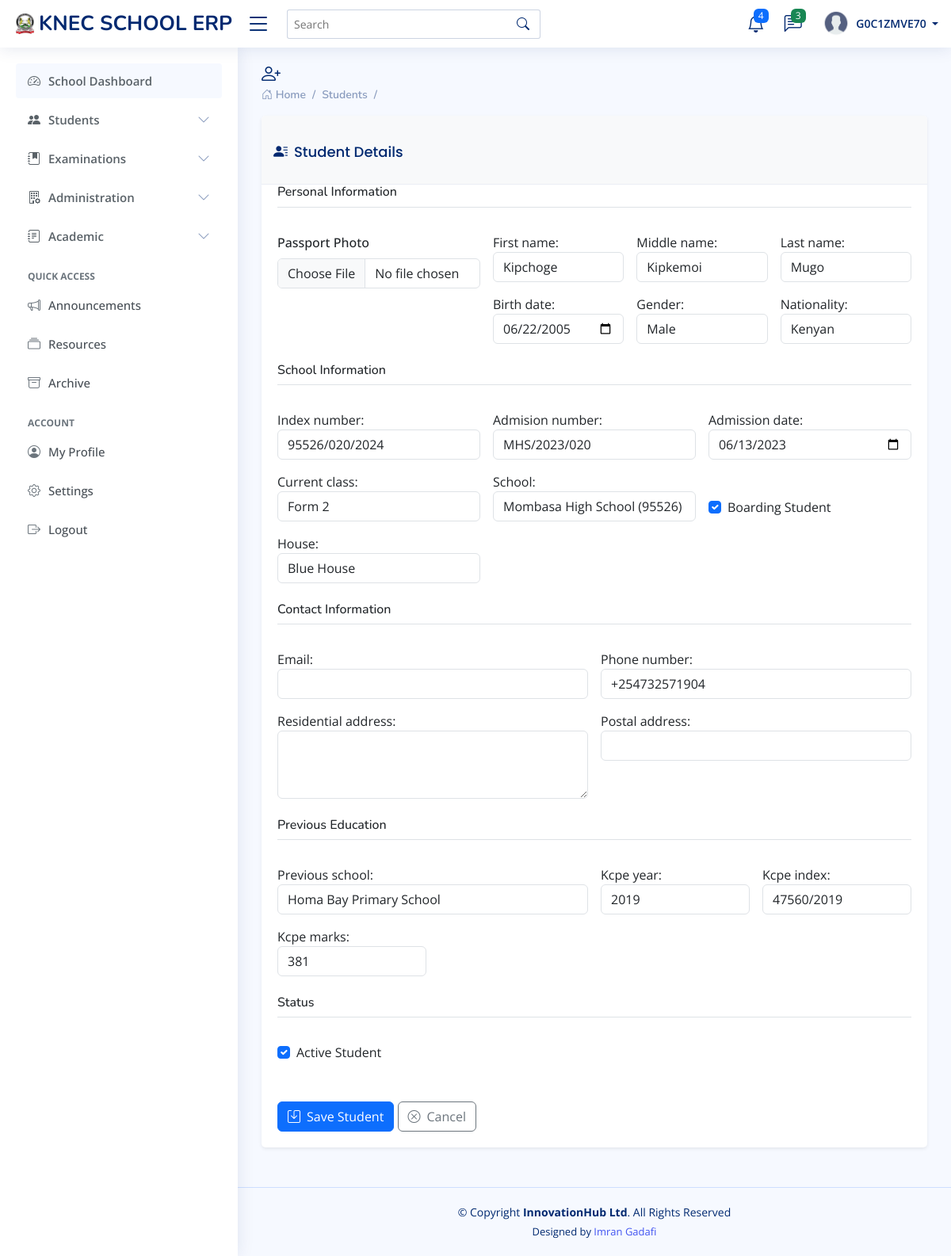
/school_students/update/420/ (signed in), run on the app's committed database.
### exam_portal/models.py (models this page shows, shortened)
class User(AbstractUser):
    USER_TYPE_CHOICES = (
        (1, 'student'),
        (2, 'school_admin'),
        (3, 'knec_official'),
    )
    user_type = models.PositiveSmallIntegerField(choices=USER_TYPE_CHOICES)
    phone_number = models.CharField(max_length=15, blank=True, null=True)

class Student(models.Model):
    GENDER_CHOICES = [
        ('M', 'Male'),
        ('F', 'Female'),
    ]
    first_name = models.CharField(max_length=100)
    middle_name = models.CharField(max_length=100, blank=True)
    last_name = models.CharField(max_length=100)
    birth_date = models.DateField()
    birth_certificate_number = models.CharField(max_length=20, blank=True, null=True)
    gender = models.CharField(max_length=1, choices=GENDER_CHOICES)
    nationality = models.CharField(max_length=50, default='Kenyan')
    county_of_origin = models.CharField(max_length=50)
    sub_county = models.CharField(max_length=50)
    passport_photo = models.ImageField(upload_to='student_photos/', blank=True, null=True)
    disability = models.CharField(max_length=100, blank=True, null=True)
    disability_description = models.TextField(blank=True, null=True)
    school = models.ForeignKey('School', on_delete=models.CASCADE, related_name='students')
    index_number = models.CharField(max_length=20, unique=True) # for kcse purpose format schoolcode/001/year for examination
    admision_number = models.CharField(max_length=20, null=True)
    admission_date = models.DateField()
    current_class = models.CharField(max_length=20)  # e.g., Form 1, Form 2, etc.
    house = models.CharField(max_length=50, blank=True, null=True)  # For boarding schools
    is_boarder = models.BooleanField(default=False)
    email = models.EmailField(blank=True, null=True)
    phone_number = models.CharField(max_length=15, blank=True, null=True)
    postal_address = models.CharField(max_length=100, blank=True, null=True)
    residential_address = models.TextField(blank=True, null=True)
    previous_school = models.CharField(max_length=100, blank=True, null=True)
    kcpe_year = models.PositiveIntegerField(blank=True, null=True)
    kcpe_index = models.CharField(max_length=20, blank=True, null=True)
    kcpe_marks = models.PositiveIntegerField(blank=True, null=True)
    created_at = models.DateTimeField(auto_now_add=True)
    updated_at = models.DateTimeField(auto_now=True)
    is_active = models.BooleanField(default=True)

### exam_portal/views.py (the view)
# urls.py: path('school_students/update/<int:pk>/', views.school_student_update, name='school_student_update'),
def school_student_update(request, pk):
    if not request.user.is_authenticated or request.user.user_type != 2:
        return redirect('login')
    try:
        admin_profile = SchoolAdminProfile.objects.get(special_code=request.user.username)
        school = admin_profile.school
    except SchoolAdminProfile.DoesNotExist:
        return redirect('login')
    student = get_object_or_404(Student, pk=pk)
    if student.school != school:
        messages.error(request, "You can only update students from your school.")
        return redirect('student_list')
    if request.method == 'POST':
        form = StudentForm(request.POST, request.FILES, instance=student)
        if form.is_valid():
            form.save()
            messages.success(request, 'Student updated successfully!')
            return redirect('student_list')
    else:
        form = StudentForm(instance=student)
    context = {
        'form': form,
        'student': student,
        'school': school
    }
    return render(request, 'students/school_admin/student_form.html', context)

### templates/students/school_admin/student_form.html (shortened to what this page needs)
{% extends "base/base.html" %}
{% load static %}
{% block content %}
<div class="pagetitle">
    <h1><i class="bi bi-person-plus me-2"></i>{{ title }}</h1>
    <nav>
        <ol class="breadcrumb">
            <li class="breadcrumb-item"><a href="#"><i class="bi bi-house-door"></i> Home</a></li>
            <li class="breadcrumb-item"><a href="{% url 'school_student_list' %}">Students</a></li>
            <li class="breadcrumb-item active">{{ title }}</li>
        </ol>
    </nav>
</div>
<section class="section">
    <div class="row">
        <div class="col-lg-12">
            <div class="card border-0 shadow-sm">
                <div class="card-header bg-light text-dark">
                    <h5 class="card-title mb-0"><i class="bi bi-person-lines-fill me-2"></i>Student Details</h5>
                </div>
                <div class="card-body">
                    <form method="post" enctype="multipart/form-data">
                        <div class="row g-3">
                            <div class="col-md-12">
                                <h6 class="border-bottom pb-2 mb-3">Personal Information</h6>
                            </div>
                            <div class="col-md-4">
                                <div class="form-group">
                                    <label class="form-label">Passport Photo</label>
                                    <div class="d-flex align-items-center">
                                        {{ form.passport_photo }}
                                    </div>
                                </div>
                            </div>
                            <div class="col-md-8">
                                <div class="row g-3">
                                    <div class="col-md-4">
                                        {{ form.first_name.label_tag }}
                                        {{ form.first_name }}
                                    </div>
                                    <div class="col-md-4">
                                        {{ form.middle_name.label_tag }}
                                        {{ form.middle_name }}
                                    </div>
                                    <div class="col-md-4">
                                        {{ form.last_name.label_tag }}
                                        {{ form.last_name }}
                                    </div>
                                    <div class="col-md-4">
                                        {{ form.birth_date.label_tag }}
                                        {{ form.birth_date }}
                                    </div>
                                    <div class="col-md-4">
                                        {{ form.gender.label_tag }}
                                        {{ form.gender }}
                                    </div>
                                    <div class="col-md-4">
                                        {{ form.nationality.label_tag }}
                                        {{ form.nationality }}
                                    </div>
                                </div>
                            </div>
                            <div class="col-md-12 mt-4">
                                <h6 class="border-bottom pb-2 mb-3">School Information</h6>
                            </div>
                            <div class="col-md-4">
                                {{ form.index_number.label_tag }}
                                {{ form.index_number }}
                            </div>
                            <div class="col-md-4">
                                {{ form.admision_number.label_tag }}
                                {{ form.admision_number }}
                            </div>
                            <div class="col-md-4">
                                {{ form.admission_date.label_tag }}
                                {{ form.admission_date }}
                            </div>
                            <div class="col-md-4">
                                {{ form.current_class.label_tag }}
                                {{ form.current_class }}
                            </div>
                            <div class="col-md-4">
                                {{ form.school.label_tag }}
                                {{ form.school }}
                            </div>
                            <div class="col-md-4">
                                <div class="form-check mt-4 pt-2">
                                    {{ form.is_boarder }}
                                    <label class="form-check-label" for="{{ form.is_boarder.id_for_label }}">
                                        Boarding Student
                                    </label>
                                </div>
                            </div>
                            {% if form.is_boarder.value %}
                            <div class="col-md-4">
                                {{ form.house.label_tag }}
                                {{ form.house }}
                            </div>
                            {% endif %}
                            <div class="col-md-12 mt-4">
                                <h6 class="border-bottom pb-2 mb-3">Contact Information</h6>
                            </div>
                            <div class="col-md-6">
                                {{ form.email.label_tag }}
                                {{ form.email }}
                            </div>
                            <div class="col-md-6">
                                {{ form.phone_number.label_tag }}
                                {{ form.phone_number }}
                            </div>
                            <div class="col-md-6">
                                {{ form.residential_address.label_tag }}
                                {{ form.residential_address }}
                            </div>
                            <div class="col-md-6">
                                {{ form.postal_address.label_tag }}
                                {{ form.postal_address }}
                            </div>
                            <div class="col-md-12 mt-4">
                                <h6 class="border-bottom pb-2 mb-3">Previous Education</h6>
                            </div>
                            <div class="col-md-6">
                                {{ form.previous_school.label_tag }}
                                {{ form.previous_school }}
                            </div>
                            <div class="col-md-3">
                                {{ form.kcpe_year.label_tag }}
                                {{ form.kcpe_year }}
                            </div>
                            <div class="col-md-3">
                                {{ form.kcpe_index.label_tag }}
                                {{ form.kcpe_index }}
                            </div>
                            <div class="col-md-3">
                                {{ form.kcpe_marks.label_tag }}
                                {{ form.kcpe_marks }}
                            </div>
                            <div class="col-md-12 mt-4">
                                <h6 class="border-bottom pb-2 mb-3">Status</h6>
                            </div>
                            <div class="col-md-3">
                                <div class="form-check">
                                    {{ form.is_active }}
                                    <label class="form-check-label" for="{{ form.is_active.id_for_label }}">
                                        Active Student
                                    </label>
                                </div>
                            </div>
                        </div>
                        <div class="mt-5">
                            <button type="submit" class="btn btn-primary">
                                <i class="bi bi-save me-2"></i>Save Student
                            </button>
                            <a href="{% url 'school_student_list' %}" class="btn btn-outline-secondary">
                                <i class="bi bi-x-circle me-2"></i>Cancel
                            </a>
                        </div>
                    </form>
                </div>
            </div>
        </div>
    </div>
</section>
{% endblock %}

### templates/base/navbars/school_admin_navbar.html (shortened to what this page needs)
{% load static %}
<header id="header" class="header fixed-top d-flex align-items-center">
    <div class="d-flex align-items-center justify-content-between">
      <a href="#" class="logo d-flex align-items-center">
        <img src="{% static 'assets/img/logo2.png'%}" alt="">
        <span class="d-none d-lg-block">KNEC SCHOOL ERP</span>
      </a>
      <i class="bi bi-list toggle-sidebar-btn"></i>
    </div>
    <div class="search-bar">
      <form class="search-form d-flex align-items-center" method="POST" action="#">
        <input type="text" name="query" placeholder="Search" title="Enter search keyword">
        <button type="submit" title="Search"><i class="bi bi-search"></i></button>
      </form>
    </div>
    <nav class="header-nav ms-auto">
      <ul class="d-flex align-items-center">
        <li class="nav-item dropdown">
          <a class="nav-link nav-icon" href="#" data-bs-toggle="dropdown">
            <i class="bi bi-bell"></i>
            <span class="badge bg-primary badge-number">4</span>
          </a>
        </li>
        <li class="nav-item dropdown">
          <a class="nav-link nav-icon" href="#" data-bs-toggle="dropdown">
            <i class="bi bi-chat-left-text"></i>
            <span class="badge bg-success badge-number">3</span>
          </a>
        </li>
        <li class="nav-item dropdown pe-3">
          <a class="nav-link nav-profile d-flex align-items-center pe-0" href="#" data-bs-toggle="dropdown">
            <img src="{% static 'assets/img/profile.png'%}" alt="Profile" class="rounded-circle">
            <span class="d-none d-md-block dropdown-toggle ps-2">
              {% if user.is_authenticated %}
                   {{ user.username }}
              {% else %}
                  Admin
              {% endif %}
            </span>
          </a>
        </li>
      </ul>
    </nav>
  </header>

### data on the page
User: username "G0C1ZMVE70"
Student: first_name "Kipchoge", middle_name "Kipkemoi", last_name "Mugo", birth_date "06/22/2005", gender "Male", nationality "Kenyan", index_number "95526/020/2024", admision_number "MHS/2023/020", admission_date "06/13/2023", current_class "Form 2", school "Mombasa High School (95526) - Extra County", is_boarder "☑", house "Blue House", phone_number "+254732571904", previous_school "Homa Bay Primary School", kcpe_year "2019", kcpe_index "47560/2019", kcpe_marks "381", is_active "☑"
